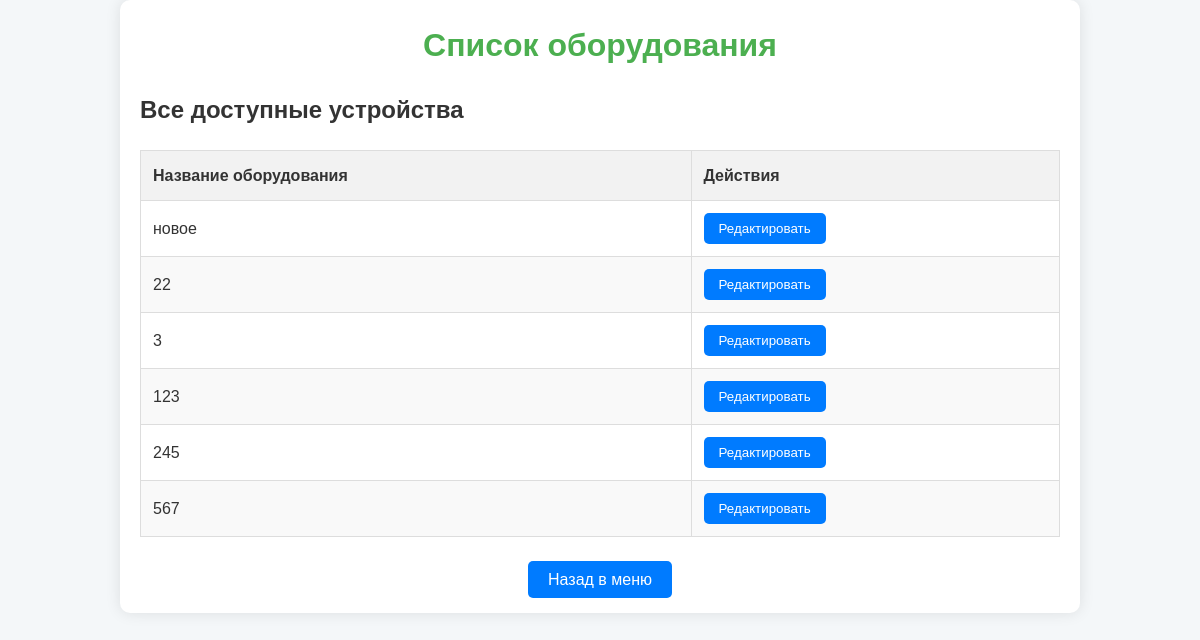
/equipment_list/28, run on the app's committed database.
### tables this page shows
CREATE TABLE equipment (
        id INTEGER PRIMARY KEY AUTOINCREMENT,
        name TEXT,
        weight INTEGER,
        size INTEGER,
        temperature INTEGER,
        condition BOOLEAN
    );

### app/routes.py (the view)
@routes.route('/equipment_list/<int:user_id>', methods=['GET', 'POST'])
def equipment_list(user_id):
    equipment = Equipment.load_all()  # Замените это на правильный метод для получения списка оборудования
    if request.method == 'POST':
        selected_equipment_id = request.form.get('equipment_id')  # Получаем ID выбранного оборудования
        equipment = Equipment.get_by_id(selected_equipment_id)  # Получаем данные об оборудовании
        return redirect(url_for('routes.edit_equipment', equipment_id=selected_equipment_id, user_id=user_id))
    return render_template('equipment_list.html', equipment=equipment, user_id=user_id)

### app/models/equipment.py (called while the page is built)
    @classmethod
    def load_all(cls):
        conn = sqlite3.connect(DATABASE_PATH)
        cursor = conn.cursor()
        cursor.execute("""
            SELECT id, name, weight, size, temperature, condition
            FROM equipment
        """)
        results = cursor.fetchall()
        conn.close()
        equipment_list = []
        for result in results:
            id, name, weight, size, temperature, condition = result
            equipment = cls(name, weight, size, temperature, bool(condition), id=id)
            equipment_list.append(equipment)
        return equipment_list

### app/templates/equipment_list.html (shortened to what this page needs)
<!DOCTYPE html>
<html lang="ru">
<head>
    <link rel="stylesheet" href="{{ url_for('static', filename='equipment_list.css') }}">
</head>
<body>
    <div class="container">
        <header class="header">
            <h1>Список оборудования</h1>
        </header>
        <section class="equipment-list-section">
            <h2>Все доступные устройства</h2>
            <form method="POST">
                <table class="equipment-table">
                    <thead>
                        <tr>
                            <th>Название оборудования</th>
                            <th>Действия</th>
                        </tr>
                    </thead>
                    <tbody>
                        {% for item in equipment %}
                            <tr>
                                <td>{{ item.name }}</td>
                                <td>
                                    <a href="{{ url_for('routes.edit_equipment', equipment_id=item.id, user_id=user_id) }}">
                                        <button type="button" class="edit-btn">Редактировать</button>
                                    </a>
                                </td>
                            </tr>
                        {% endfor %}
                    </tbody>
                </table>
            </form>
        </section>
        <footer class="footer">
            <a href="{{ url_for('routes.main_menu', user_id=user_id) }}" class="back-btn">Назад в меню</a>
        </footer>
    </div>
</body>
</html>

### app/static/equipment_list.css (style rules this page uses)
* { margin: 0; padding: 0; box-sizing: border-box; }
body { font-family: 'Arial', sans-serif; background-color: #f4f7f9; color: #333; line-height: 1.6; }
.container { width: 80%; margin: 0 auto; padding: 20px; background-color: #fff; border-radius: 10px; box-shadow: 0 0 15px rgba(0, 0, 0, 0.1); }
header { text-align: center; margin-bottom: 20px; }
h1 { font-size: 2rem; color: #4CAF50; margin-bottom: 10px; }
h2 { font-size: 1.5rem; color: #333; margin-bottom: 15px; }
.equipment-table { width: 100%; border-collapse: collapse; margin-top: 20px; font-size: 1rem; }
.equipment-table th, .equipment-table td { padding: 12px; text-align: left; border: 1px solid #ddd; }
.equipment-table th { background-color: #f2f2f2; font-weight: bold; }
.equipment-table tr:nth-child(even) { background-color: #f9f9f9; }
.edit-btn { padding: 8px 15px; background-color: #007bff; color: white; border: none; border-radius: 5px; cursor: pointer; }
footer { text-align: center; margin-top: 30px; }
a.back-btn { text-decoration: none; padding: 10px 20px; background-color: #007bff; color: white; border-radius: 5px; }

### data on the page
equipment: name "новое"
equipment: name "22"
equipment: name "123"
equipment: name "245"
equipment: name "567"

### other printed values
{{ item.name }} "3"
